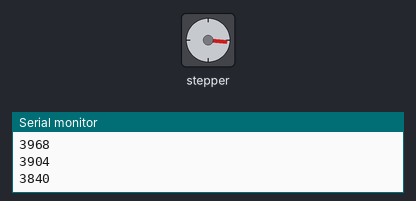
This sketch was run on a simulated Arduino Uno, built with avr-gcc and run on an emulated ATmega328P. On the bench: stepper motor, the last lines printed to the serial monitor. Stepper angles assume 4096 steps per turn.

Above: at 0.05 s.
At 0.25 s:
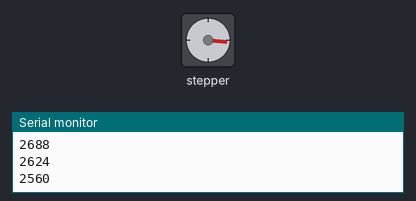
At 0.45 s:
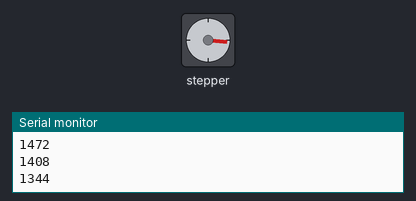
At 0.95 s:
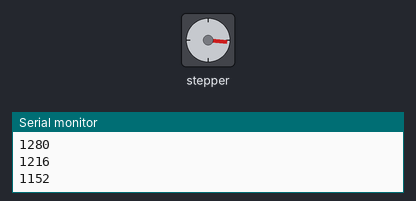
Timing chart, 0 to 3.0 s (numbered marks = the images above):
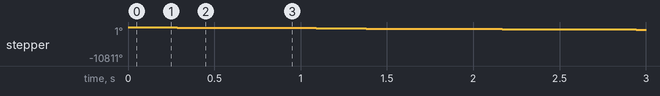

Measured:
- by itself, stepper: turns 264° counter-clockwise in 0.46 s, repeating every 0.96 s

The sketch:

Stepper_motor.ino
```cpp
#include <CheapStepper.h>

CheapStepper stepper (2,3,4,5);

boolean moveClockwise=true;

void setup() {

  Serial.begin(9600);
  Serial.println("Ready to move");

}

void loop() {

  for(int a=0;a<3000;a++){

stepper.step(!moveClockwise);

int nStep=stepper.getStep();

if(nStep%64==0){
Serial.println(nStep);

}

  }
  delay(500);

  moveClockwise = moveClockwise;

}
```
